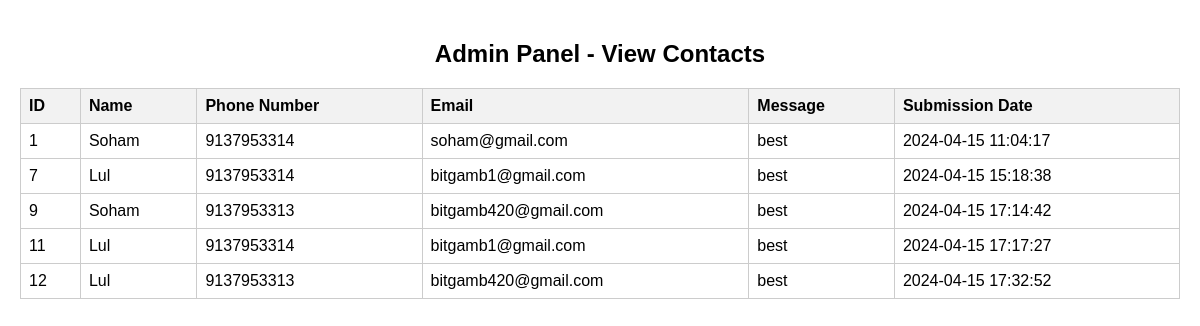
The app's page /admin_contact.php with its own data.
### tables this page shows
CREATE TABLE `contact` (
  `id` int(11) NOT NULL,
  `name` varchar(255) DEFAULT NULL,
  `phone_number` varchar(20) DEFAULT NULL,
  `email` varchar(255) DEFAULT NULL,
  `message` text DEFAULT NULL,
  `submission_date` timestamp NOT NULL DEFAULT current_timestamp()
);

### admin_contact.php (the view, shortened to what this page needs)
<?php
$servername = "localhost";
$username = "root";
$password = "";
$dbname = "sse";
$conn = new mysqli($servername, $username, $password, $dbname);
$contact_sql = "SELECT * FROM contact";
$contact_result = $conn->query($contact_sql);
?>
<!DOCTYPE html>
<html lang="en">
<head>
</head>
<body>
    <h2>Admin Panel - View Contacts</h2>
    <table>
        <thead>
            <tr>
                <th>ID</th>
                <th>Name</th>
                <th>Phone Number</th>
                <th>Email</th>
                <th>Message</th>
                <th>Submission Date</th>
            </tr>
        </thead>
        <tbody>
            <?php if ($contact_result->num_rows > 0): ?>
                <?php while ($contact_data = $contact_result->fetch_assoc()): ?>
                    <tr>
                        <td><?php echo $contact_data['id']; ?></td>
                        <td><?php echo $contact_data['name']; ?></td>
                        <td><?php echo $contact_data['phone_number']; ?></td>
                        <td><?php echo $contact_data['email']; ?></td>
                        <td><?php echo $contact_data['message']; ?></td>
                        <td><?php echo $contact_data['submission_date']; ?></td>
                    </tr>
                <?php endwhile; ?>
            <?php else: ?>
                <tr>
                    <td colspan="6">No contact records found.</td>
                </tr>
            <?php endif; ?>
        </tbody>
    </table>
</body>
</html>

### admin_contact.php (style rules this page uses)
body { font-family: Arial, sans-serif; margin: 0; padding: 20px; }
h2 { text-align: center; }
table { width: 100%; border-collapse: collapse; margin-top: 20px; }
th, td { border: 1px solid #ccc; padding: 8px; text-align: left; }
th { background-color: #f2f2f2; }

### records on screen
contact: id "1", name "Soham", phone_number "9137953314", email "soham@gmail.com", message "best", submission_date "2024-04-15 11:04:17"
contact: id "7", name "Lul", phone_number "9137953314", email "bitgamb1@gmail.com", message "best", submission_date "2024-04-15 15:18:38"
contact: id "9", name "Soham", phone_number "9137953313", email "bitgamb420@gmail.com", message "best", submission_date "2024-04-15 17:14:42"
contact: id "11", name "Lul", phone_number "9137953314", email "bitgamb1@gmail.com", message "best", submission_date "2024-04-15 17:17:27"
contact: id "12", name "Lul", phone_number "9137953313", email "bitgamb420@gmail.com", message "best", submission_date "2024-04-15 17:32:52"
